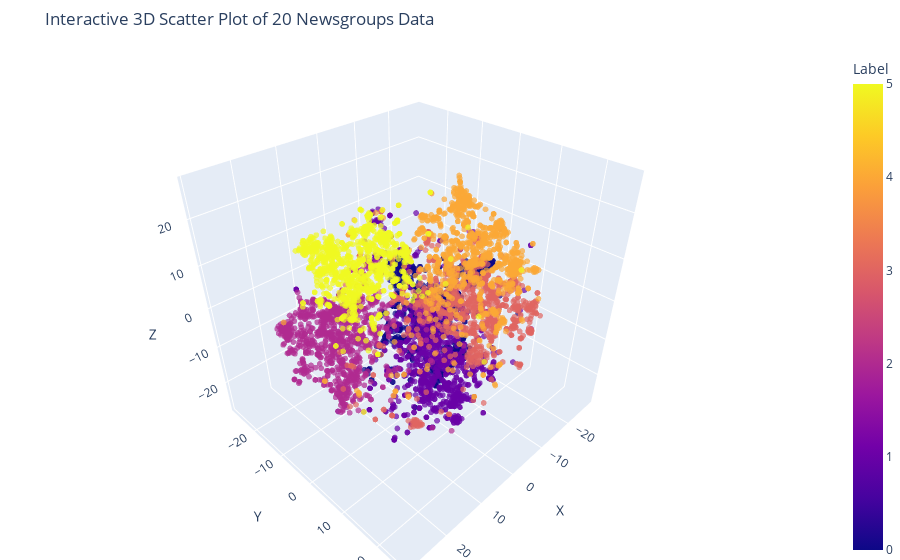

Notebook code cell kept with this figure:
### Code cell
import plotly.express as px
import pandas as pd

df_plot = pd.DataFrame(X_20ng_new[:, :3], columns=['X', 'Y', 'Z'])

df_plot['Label'] = df_20ng_y 

fig = px.scatter_3d(
    df_plot,
    x='X', y='Y', z='Z',
    color='Label', 
    opacity=0.7,
    size_max=10
)

fig.update_traces(marker=dict(size=2))

fig.update_layout(
    title="Interactive 3D Scatter Plot of 20 Newsgroups Data",
    legend_title="Newsgroup",
    margin=dict(l=0, r=0, b=0, t=50)
)

fig.show()

### Figure 1 — Plotly figure (JSON) as saved in the notebook; plotly's stock layout.template omitted (floating-point values rounded to 4 significant figures; data arrays with more than 128 entries replaced by an {"elided": "..."} marker saying what was removed)
{"data": [{"hovertemplate": "X=%{x}<br>Y=%{y}<br>Z=%{z}<br>Label=%{marker.color}<extra></extra>", "legendgroup": "", "marker": {"color": {"elided": "6000 int values"}, "coloraxis": "coloraxis", "opacity": 0.7, "size": 2, "symbol": "circle"}, "mode": "markers", "name": "", "scene": "scene", "showlegend": false, "type": "scatter3d", "x": {"elided": "6000 float values"}, "y": {"elided": "6000 float values"}, "z": {"elided": "6000 float values"}}], "layout": {"coloraxis": {"colorbar": {"title": {"text": "Label"}}, "colorscale": [[0, "#0d0887"], [0.1111, "#46039f"], [0.2222, "#7201a8"], [0.3333, "#9c179e"], [0.4444, "#bd3786"], [0.5556, "#d8576b"], [0.6667, "#ed7953"], [0.7778, "#fb9f3a"], [0.8889, "#fdca26"], [1, "#f0f921"]]}, "legend": {"title": {"text": "Newsgroup"}, "tracegroupgap": 0}, "margin": {"b": 0, "l": 0, "r": 0, "t": 50}, "scene": {"domain": {"x": [0, 1], "y": [0, 1]}, "xaxis": {"title": {"text": "X"}}, "yaxis": {"title": {"text": "Y"}}, "zaxis": {"title": {"text": "Z"}}}, "title": {"text": "Interactive 3D Scatter Plot of 20 Newsgroups Data"}}}
